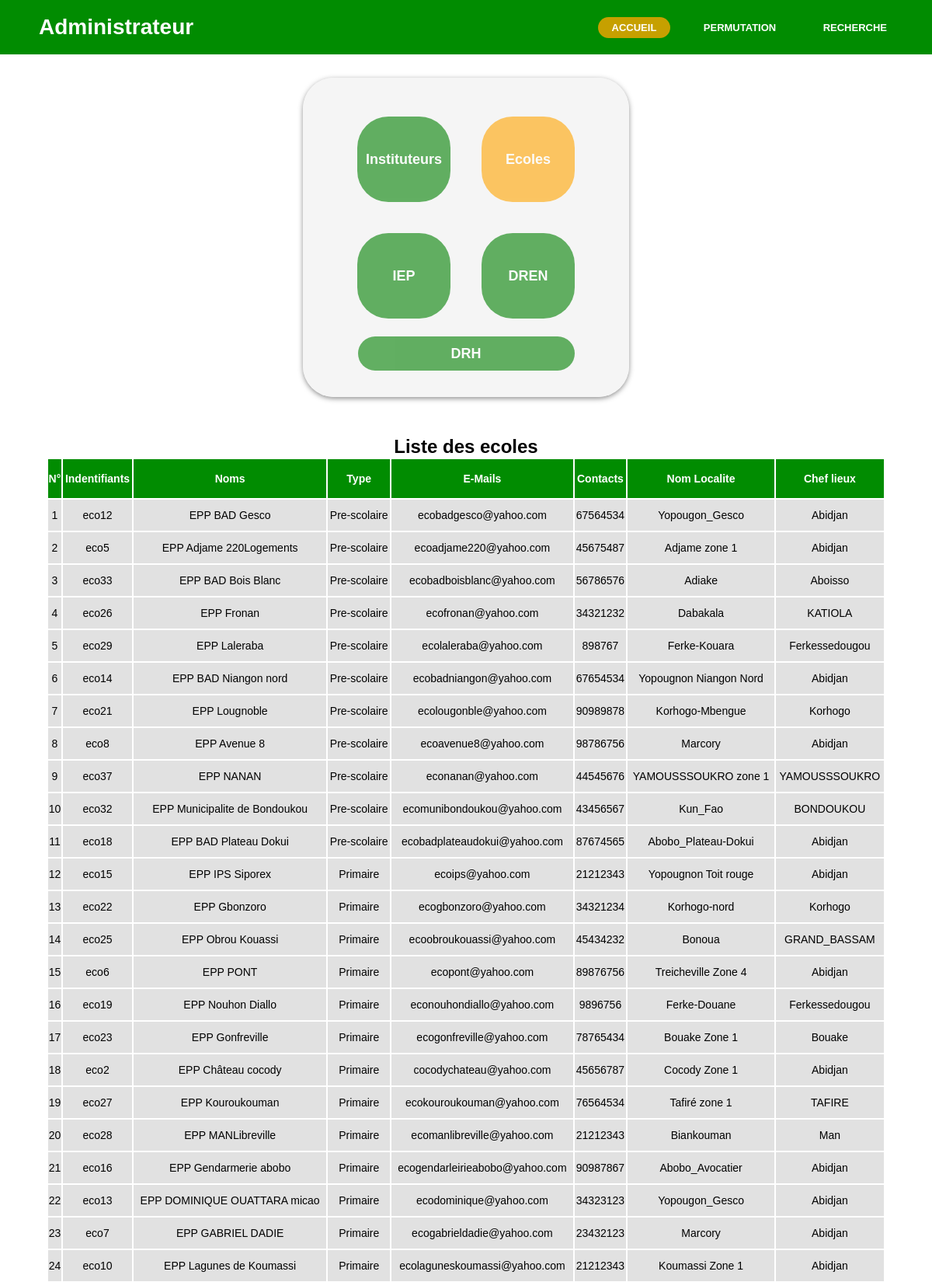
/views/admin/ecoleadmin.php (upper part), run on the app's committed database.
### tables this page shows
CREATE TABLE `ecole` (
  `Id_ecole` varchar(100) NOT NULL,
  `nom_ecole` varchar(100) NOT NULL,
  `Type_ecole` enum('Pre-scolaire','Primaire') NOT NULL DEFAULT 'Primaire',
  `mail_ecole` varchar(100) NOT NULL,
  `contact_ecole` int(10) NOT NULL,
  `Id_localite` int(11) NOT NULL,
  `Id_iep` varchar(100) NOT NULL
);

CREATE TABLE `localite` (
  `Id_localite` int(11) NOT NULL,
  `nom_localite` varchar(100) NOT NULL,
  `Chef_Lieux` varchar(100) NOT NULL
);

### models/Mod_IEP/bd_IEP.php (called while the page is built, shortened)
<?php
function listeEcoleAll()
{
        $username = 'root';
        $pass = '';
        try {
                $user = new PDO('mysql:host=localhost;dbname=pct', $username, $pass);
                $user->setAttribute(PDO::ATTR_ERRMODE, PDO::ERRMODE_EXCEPTION);
                $user->setAttribute(PDO::MYSQL_ATTR_INIT_COMMAND, "SET NAMES 'UTF8'");
        } catch (PDOException $e) {
                die('echec lors de la connexion à la base de données:' . $e->getMessage());
        }
        $ecole = $user->query("SELECT Id_ecole, nom_ecole, Type_ecole, mail_ecole, contact_ecole, nom_localite, Chef_Lieux, nom_iep, nom_dren
    FROM ecole, localite, iep, dren
    WHERE  ecole.Id_localite = localite.Id_localite AND ecole.Id_iep = iep.Id_iep AND iep.Id_dren = dren.Id_dren
    ORDER BY Type_ecole
    ");
        $ecole = $ecole->fetchAll(PDO::FETCH_CLASS);
        return $ecole;
}

### controllers/Con_IEP/ConIEP.php (the view, shortened to what this page needs)
<?php
class ConIEP
{
    public function listeEcoleAll()
    {
      include_once 'models/Mod_IEP/bd_IEP.php';
      $liste = listeEcoleAll();
        if($liste == true)
        {
          $i=1;
          echo "<h2 style=\"text-align:center\"> Liste des ecoles</h2>";
          echo "<table width=\"90%\" style=\"font-size:14px;margin-left:5%\" ><tr height=\"50px\" style=\"color:white;background: rgb(1, 140, 1);border-raduis:20px;\" >
          <th> N° </th> <th> Indentifiants </th> <th> Noms </th> <th> Type </th><th> E-Mails </th> <th> Contacts </th><th>Nom Localite</th> <th> Chef lieux </th> </tr>";
            foreach($liste as $key => $valeur)
            {
              echo "<tr height=\"40px\" style=\"background-color:#e1e1e1\"><td><center> ".$i. " </center></td>";
              echo "<td><center> ".$valeur->Id_ecole ." </center></td>";
              echo "<td><center> ".$valeur->nom_ecole ." </center></td>";
              echo "<td><center> ".$valeur->Type_ecole. " </center></td>";
              echo "<td><center> ".$valeur->mail_ecole. " </center></td>";
              echo "<td><center> ".$valeur->contact_ecole ." </center></td>";
              echo "<td><center> ".$valeur->nom_localite ." </center></td>";
              echo "<td><center> ".$valeur->Chef_Lieux . " </center></td>";
              $i++;
            }
            echo "</tr></table>";
        }
    }
}

### views/admin/ecoleadmin.php (shortened to what this page needs)
<!DOCTYPE html>
<html lang="fr">
<head>
    <link rel="stylesheet" href="views/css/admincss.css">
    <link rel="stylesheet" href="views/css/navbar.css">
</head>
<body>
    <nav>
        <label class="admin"> Administrateur </label>
        <ul>
            <li><a class="active" href="index.php?page=admin"> Accueil </a></li>
            <li><a href="index.php?page=permute"> permutation </a></li>
            <li><a href="index.php?page=seachadmin"> recherche </a></li>
        </ul>
    </nav>
    <fieldset class="MEN">
        <div class="dren">
            <a class="liste" href="index.php?page=enseiadmin">
                Instituteurs
            </a>
            <a class="liste" id="active" href="index.php?page=ecole">
                Ecoles
            </a>
        </div>
        <div class="dren">
            <a class="liste" href="index.php?page=iepadmin">
                IEP
            </a>
            <a class="liste" href="index.php?page=drenadmin">
                DREN
            </a>
        </div>
        <div>
            <a class="drh" href="index.php?page=drhadmin">
                DRH
            </a>
        </div>
    </fieldset>
    <?php
        require_once 'controllers/Con_IEP/ConIEP.php';
        $ConIEP->listeEcoleAll();
    ?>
</body>
</html>

### views/css/admincss.css (style rules this page uses)
fieldset { border: 0px; }

### views/css/navbar.css (style rules this page uses)
* { padding: 0; margin: 0; text-decoration: none; font-family: Arial, Helvetica, sans-serif; }
body { width: 100%; }
nav { background: rgb(1, 140, 1); height: 70px; width: 100%; font-weight: bold; }
label.admin { color: white; font-size: 28px; line-height: 70px; padding: 0 50px; font-weight: bold; }
nav ul { margin-right: 30px; float: right; }
nav ul li { display: inline-block; line-height: 70px; margin: 0 10px; font-weight: bold; }
nav ul li a { color: white; font-size: 13px; text-transform: uppercase; padding: 6px 18px; border-radius: 15px; font-weight: bold; }
a.active, a:hover { background: rgba(255, 166, 0, 0.775); transition: -5s; }

### views/admin/ecoleadmin.php (style rules this page uses)
.MEN { width: 20%; padding-left: 50px; padding-right: 50px; padding-top: 30px; padding-bottom: 30px; margin-left: auto; margin-right: auto; margin-top: 30px; margin-bottom: 50px; float: center; text-align: center; line-height: 50px; background-color: whitesmoke; border-radius: 40px; box-shadow: 0px 2px 6px rgba(32, 32, 32, 0.5); }
.dren { width: 100%; display: flex; justify-content: space-around; }
.liste { width: 120px; height: 80px; margin: 20px; padding-top: 30px; border-radius: 40px; background-color: green; background-position: center; color: white; text-align: center; text-decoration: none; font-size: 18px; font-weight: bold; opacity: 0.6; cursor: pointer; }
.drh { padding: 12px 120px; border-radius: 40px; background-color: green; background-position: center; color: white; text-align: center; text-decoration: none; font-size: 18px; font-weight: bold; opacity: 0.6; cursor: pointer; }
#active { background-color: orange; }

### data on the page
ecole: Id_ecole "eco12", nom_ecole "EPP BAD Gesco", Type_ecole "Pre-scolaire", mail_ecole "ecobadgesco@yahoo.com", contact_ecole "67564534", Id_localite.nom_localite "Yopougon_Gesco", Id_localite.Chef_Lieux "Abidjan"
ecole: Id_ecole "eco5", nom_ecole "EPP Adjame 220Logements", Type_ecole "Pre-scolaire", mail_ecole "ecoadjame220@yahoo.com", contact_ecole "45675487", Id_localite.nom_localite "Adjame zone 1", Id_localite.Chef_Lieux "Abidjan"
ecole: Id_ecole "eco33", nom_ecole "EPP BAD Bois Blanc", Type_ecole "Pre-scolaire", mail_ecole "ecobadboisblanc@yahoo.com", contact_ecole "56786576", Id_localite.nom_localite "Adiake", Id_localite.Chef_Lieux "Aboisso"
ecole: Id_ecole "eco26", nom_ecole "EPP Fronan", Type_ecole "Pre-scolaire", mail_ecole "ecofronan@yahoo.com", contact_ecole "34321232", Id_localite.nom_localite "Dabakala", Id_localite.Chef_Lieux "KATIOLA"
ecole: Id_ecole "eco29", nom_ecole "EPP Laleraba", Type_ecole "Pre-scolaire", mail_ecole "ecolaleraba@yahoo.com", contact_ecole "898767", Id_localite.nom_localite "Ferke-Kouara", Id_localite.Chef_Lieux "Ferkessedougou"
ecole: Id_ecole "eco14", nom_ecole "EPP BAD Niangon nord", Type_ecole "Pre-scolaire", mail_ecole "ecobadniangon@yahoo.com", contact_ecole "67654534", Id_localite.nom_localite "Yopougnon Niangon Nord", Id_localite.Chef_Lieux "Abidjan"
ecole: Id_ecole "eco21", nom_ecole "EPP Lougnoble", Type_ecole "Pre-scolaire", mail_ecole "ecolougonble@yahoo.com", contact_ecole "90989878", Id_localite.nom_localite "Korhogo-Mbengue", Id_localite.Chef_Lieux "Korhogo"
ecole: Id_ecole "eco8", nom_ecole "EPP Avenue 8", Type_ecole "Pre-scolaire", mail_ecole "ecoavenue8@yahoo.com", contact_ecole "98786756", Id_localite.nom_localite "Marcory", Id_localite.Chef_Lieux "Abidjan"
ecole: Id_ecole "eco37", nom_ecole "EPP NANAN", Type_ecole "Pre-scolaire", mail_ecole "econanan@yahoo.com", contact_ecole "44545676", Id_localite.nom_localite "YAMOUSSSOUKRO zone 1", Id_localite.Chef_Lieux "YAMOUSSSOUKRO"
ecole: Id_ecole "eco32", nom_ecole "EPP Municipalite de Bondoukou", Type_ecole "Pre-scolaire", mail_ecole "ecomunibondoukou@yahoo.com", contact_ecole "43456567", Id_localite.nom_localite "Kun_Fao", Id_localite.Chef_Lieux "BONDOUKOU"
ecole: Id_ecole "eco18", nom_ecole "EPP BAD Plateau Dokui", Type_ecole "Pre-scolaire", mail_ecole "ecobadplateaudokui@yahoo.com", contact_ecole "87674565", Id_localite.nom_localite "Abobo_Plateau-Dokui", Id_localite.Chef_Lieux "Abidjan"
ecole: Id_ecole "eco15", nom_ecole "EPP IPS Siporex", Type_ecole "Primaire", mail_ecole "ecoips@yahoo.com", contact_ecole "21212343", Id_localite.nom_localite "Yopougnon Toit rouge", Id_localite.Chef_Lieux "Abidjan"
ecole: Id_ecole "eco22", nom_ecole "EPP Gbonzoro", Type_ecole "Primaire", mail_ecole "ecogbonzoro@yahoo.com", contact_ecole "34321234", Id_localite.nom_localite "Korhogo-nord", Id_localite.Chef_Lieux "Korhogo"
ecole: Id_ecole "eco25", nom_ecole "EPP Obrou Kouassi", Type_ecole "Primaire", mail_ecole "ecoobroukouassi@yahoo.com", contact_ecole "45434232", Id_localite.nom_localite "Bonoua", Id_localite.Chef_Lieux "GRAND_BASSAM"
ecole: Id_ecole "eco6", nom_ecole "EPP PONT", Type_ecole "Primaire", mail_ecole "ecopont@yahoo.com", contact_ecole "89876756", Id_localite.nom_localite "Treicheville Zone 4", Id_localite.Chef_Lieux "Abidjan"
ecole: Id_ecole "eco19", nom_ecole "EPP Nouhon Diallo", Type_ecole "Primaire", mail_ecole "econouhondiallo@yahoo.com", contact_ecole "9896756", Id_localite.nom_localite "Ferke-Douane", Id_localite.Chef_Lieux "Ferkessedougou"
ecole: Id_ecole "eco23", nom_ecole "EPP Gonfreville", Type_ecole "Primaire", mail_ecole "ecogonfreville@yahoo.com", contact_ecole "78765434", Id_localite.nom_localite "Bouake Zone 1", Id_localite.Chef_Lieux "Bouake"
ecole: Id_ecole "eco2", nom_ecole "EPP Château cocody", Type_ecole "Primaire", mail_ecole "cocodychateau@yahoo.com", contact_ecole "45656787", Id_localite.nom_localite "Cocody Zone 1", Id_localite.Chef_Lieux "Abidjan"
ecole: Id_ecole "eco27", nom_ecole "EPP Kouroukouman", Type_ecole "Primaire", mail_ecole "ecokouroukouman@yahoo.com", contact_ecole "76564534", Id_localite.nom_localite "Tafiré zone 1", Id_localite.Chef_Lieux "TAFIRE"
ecole: Id_ecole "eco28", nom_ecole "EPP MANLibreville", Type_ecole "Primaire", mail_ecole "ecomanlibreville@yahoo.com", contact_ecole "21212343", Id_localite.nom_localite "Biankouman", Id_localite.Chef_Lieux "Man"
ecole: Id_ecole "eco16", nom_ecole "EPP Gendarmerie abobo", Type_ecole "Primaire", mail_ecole "ecogendarleirieabobo@yahoo.com", contact_ecole "90987867", Id_localite.nom_localite "Abobo_Avocatier", Id_localite.Chef_Lieux "Abidjan"
ecole: Id_ecole "eco13", nom_ecole "EPP DOMINIQUE OUATTARA micao", Type_ecole "Primaire", mail_ecole "ecodominique@yahoo.com", contact_ecole "34323123", Id_localite.nom_localite "Yopougon_Gesco", Id_localite.Chef_Lieux "Abidjan"
ecole: Id_ecole "eco7", nom_ecole "EPP GABRIEL DADIE", Type_ecole "Primaire", mail_ecole "ecogabrieldadie@yahoo.com", contact_ecole "23432123", Id_localite.nom_localite "Marcory", Id_localite.Chef_Lieux "Abidjan"
ecole: Id_ecole "eco10", nom_ecole "EPP Lagunes de Koumassi", Type_ecole "Primaire", mail_ecole "ecolaguneskoumassi@yahoo.com", contact_ecole "21212343", Id_localite.nom_localite "Koumassi Zone 1", Id_localite.Chef_Lieux "Abidjan"
